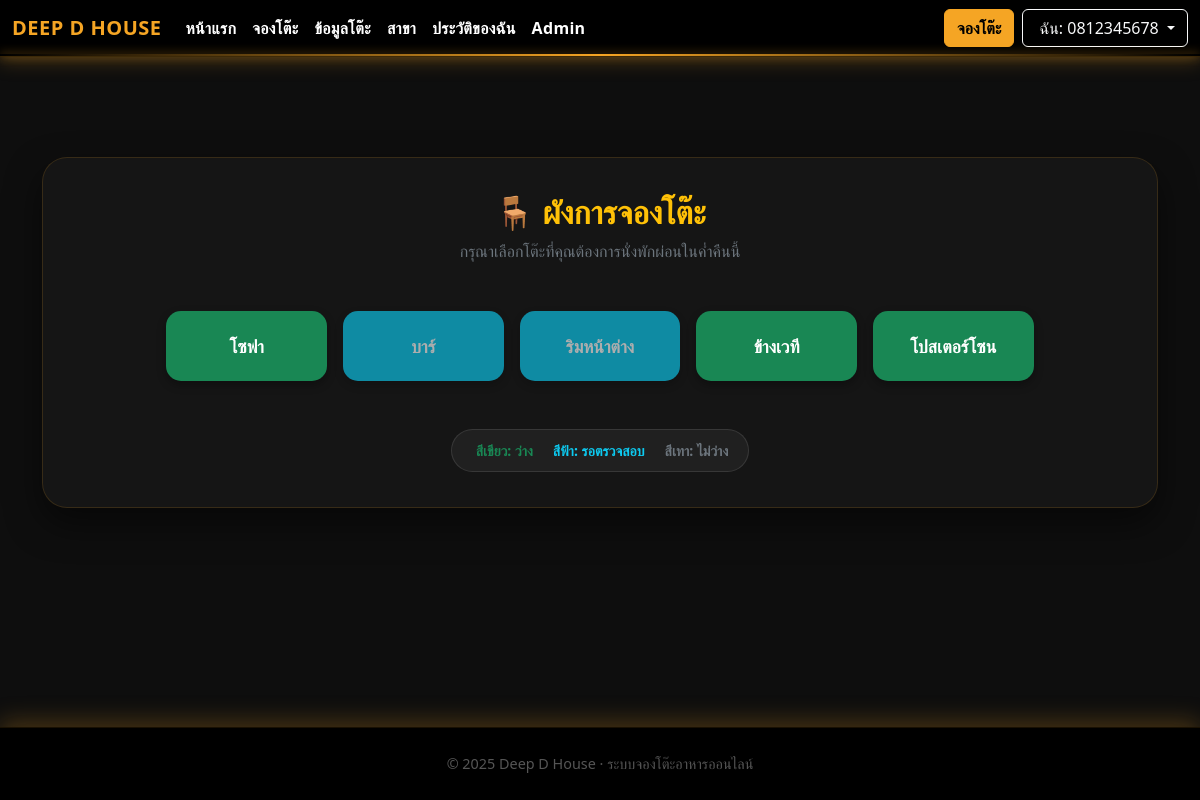
Page /index2.php (signed in) on the committed database.
### tables this page shows
CREATE TABLE `tbl_table` (
  `id` int(11) NOT NULL,
  `table_name` varchar(50) DEFAULT NULL,
  `table_status` tinyint(1) DEFAULT 0 COMMENT '0=ว่าง, 1=ไม่ว่าง, 2=รออนุมัติ'
);

### index2.php (the view, shortened to what this page needs)
<?php
require_once 'condb.php';
$tables = [];
$sql = "SELECT id, table_name, table_status FROM tbl_table ORDER BY id ASC";
$result = mysqli_query($conn, $sql);
if ($result) {
  while ($row = mysqli_fetch_assoc($result)) {
    $tables[] = $row;
  }
} else {
  $query_error = "เกิดข้อผิดพลาด: " . mysqli_error($conn);
}
?>
<!doctype html>
<html lang="th">
<head>
  <link href="https://cdn.jsdelivr.net/npm/bootstrap@5.3.3/dist/css/bootstrap.min.css" rel="stylesheet">
  <link rel="stylesheet" href="style.css">
</head>
<body>
<?php include 'navbar.php'; ?>
<div class="main-content">
  <div class="container pb-5">
    <div class="card-booking">
      <div class="text-center mb-5">
        <h3 class="text-warning fw-bold mb-2" style="font-size: 2rem;">🪑 ผังการจองโต๊ะ</h3>
        <p class="text-secondary">กรุณาเลือกโต๊ะที่คุณต้องการนั่งพักผ่อนในค่ำคืนนี้</p>
      </div>
      <div class="row g-3 justify-content-center">
        <?php if (!empty($tables)): ?>
          <?php foreach ($tables as $row):
            $status = (int)$row['table_status'];
            $btnClass = 'btn-secondary opacity-50';
            $disabled = 'disabled';
            $href = '#';
            if ($status === 0) {
              $btnClass = 'btn-success bg-success';
              $disabled = '';
              $href = 'booking.php?id='.(int)$row['id'].'&act=booking';
            } elseif ($status === 2) {
              $btnClass = 'btn-info text-white';
              $disabled = 'disabled';
            }
          ?>
          <div class="col-6 col-sm-4 col-md-3 col-lg-2">
            <?php if ($disabled === ''): ?>
              <a href="<?= $href ?>" class="btn <?= $btnClass ?> btn-table w-100">
                <?= htmlspecialchars($row['table_name']) ?>
              </a>
            <?php else: ?>
              <button class="btn <?= $btnClass ?> btn-table w-100" disabled>
                <?= htmlspecialchars($row['table_name']) ?>
              </button>
            <?php endif; ?>
          </div>
          <?php endforeach; ?>
        <?php else: ?>
          <div class="alert alert-secondary w-100 text-center py-4">ยังไม่มีข้อมูลโต๊ะในระบบ</div>
        <?php endif; ?>
      </div>
      <div class="mt-5 text-center">
        <div class="badge-guide d-inline-block">
          <small class="text-light d-flex gap-3 flex-wrap justify-content-center fw-bold">
            <span class="text-success"><i class="bi bi-circle-fill me-1"></i> สีเขียว: ว่าง</span>
            <span class="text-info"><i class="bi bi-circle-fill me-1"></i> สีฟ้า: รอตรวจสอบ</span>
            <span class="text-secondary"><i class="bi bi-circle-fill me-1"></i> สีเทา: ไม่ว่าง</span>
          </small>
        </div>
      </div>
    </div>
  </div>
</div>
<footer>
  <div class="container">
    &copy; 2025 Deep D House · ระบบจองโต๊ะอาหารออนไลน์
  </div>
</footer>
</body>
</html>

### style.css (style rules this page uses)
:root { --gold: #f5a524; --gold-2: #d9901d; --bg: #0e0e0e; --card: #151515; }
body { background: var(--bg); color: #fff; font-family: 'Kanit', 'Segoe UI', sans-serif; min-height: 100vh; }
footer { background: #000; color: #aaa; text-align: center; padding: 12px; font-size: 0.9rem; border-top: 1px solid rgba(245, 165, 36, 0.25); box-shadow: 0 -6px 24px rgba(245, 165, 36, 0.25); }

### index2.php (style rules this page uses)
body { display: flex; flex-direction: column; min-height: 100vh; margin: 0; background-color: #0e0e0e; }
.main-content { flex: 1; padding-top: 100px; }
.card-booking { background: #151515; border: 1px solid rgba(245, 165, 36, 0.15); border-radius: 25px; padding: 35px; box-shadow: 0 15px 35px rgba(0, 0, 0, 0.5); }
.btn-table { height: 70px; display: flex; align-items: center; justify-content: center; font-weight: 700; font-size: 1.1rem; border-radius: 15px; transition: all 0.3s cubic-bezier(0.4, 0, 0.2, 1); border: none; box-shadow: 0 4px 10px rgba(0,0,0,0.3); }
.badge-guide { padding: 10px 20px; border-radius: 50px; background: rgba(255, 255, 255, 0.05); border: 1px solid rgba(255, 255, 255, 0.1); }
footer { background: #000; color: #555; padding: 25px 0; text-align: center; border-top: 1px solid rgba(245, 165, 36, 0.1); }

### rows in the picture
tbl_table: table_name "โซฟา"
tbl_table: table_name "บาร์"
tbl_table: table_name "ริมหน้าต่าง"
tbl_table: table_name "ข้างเวที"
tbl_table: table_name "โปสเตอร์โซน"

### other values in the picture
$phone "0812345678"
